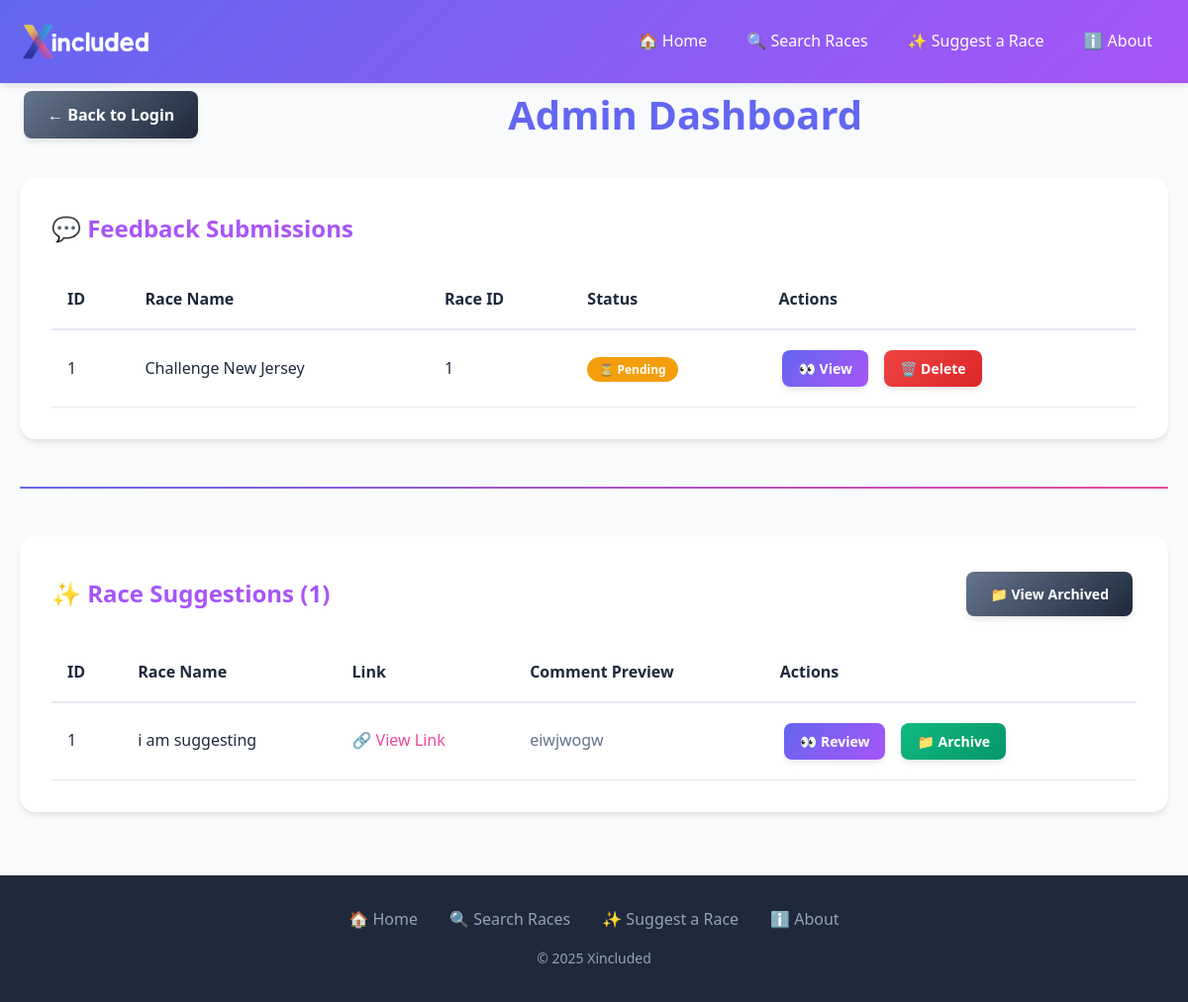
/admin/dashboard (signed in), run on the app's committed database.
### tables this page shows
CREATE TABLE feedback (
            id INTEGER PRIMARY KEY AUTOINCREMENT,
            race_id INTEGER NOT NULL,
            name_of_race TEXT NOT NULL,
            name_of_user TEXT,
            feedback_raw TEXT NOT NULL,
            feedback_public TEXT,
            approved BOOLEAN NOT NULL DEFAULT 0,
            FOREIGN KEY(race_id) REFERENCES races(id)
        );

CREATE TABLE suggestions (
            id INTEGER PRIMARY KEY AUTOINCREMENT,
            race_name TEXT NOT NULL,             
            race_link TEXT NOT NULL,                     
            comment TEXT NOT NULL,                        
            archived BOOLEAN DEFAULT 0
        );

### app.py (the view)
@app.route("/admin/dashboard", methods=["GET"])
@login_required
def admin_dashboard():
    conn = sqlite3.connect("races.db")
    conn.row_factory = sqlite3.Row
    db = conn.cursor()
    feedback = db.execute("SELECT * FROM feedback ORDER BY id DESC").fetchall()
    suggestions = db.execute("SELECT * FROM suggestions WHERE archived=0 ORDER BY id DESC").fetchall()
    suggestion_count = len(suggestions)
    conn.close()
    return render_template("dashboard.html",
                         feedback=feedback,
                         suggestions=suggestions,
                         suggestion_count=suggestion_count)

### app.py (called while the page is built)
@app.after_request
def after_request(response):
    response.headers["Cache-Control"] = "no-cache, no-store, must-revalidate"
    response.headers["Expired"] = 0
    response.headers["Pragma"] = "no-cache"
    return response

def login_required(f):
    @wraps(f)
    def decorated_function(*args, **kwargs):
        if "admin_id" not in session:
            return redirect("/admin")
        return f(*args, **kwargs)
    return decorated_function

### templates/dashboard.html (shortened to what this page needs)
{% extends "layout.html" %}
{% block main %}
<div style="display: flex; align-items: center; justify-content: space-between; margin-bottom: 2rem;">
    <a href="/admin" class="btn btn-secondary" style="display: flex; align-items: center; gap: 0.5rem;">
        ← Back to Login
    </a>
    <h1 style="font-size: 2.5rem; font-weight: 700; color: var(--primary-color); margin: 0;">Admin Dashboard</h1>
</div>
<section style="background: var(--white); padding: 2rem; border-radius: 1rem; box-shadow: var(--shadow); margin-bottom: 3rem;">
    <h2 style="color: var(--secondary-color); font-size: 1.5rem; font-weight: 600; margin-bottom: 1.5rem;">💬 Feedback Submissions</h2>
    <div style="overflow-x: auto;">
        <table style="width: 100%; border-collapse: collapse;">
            <thead>
                <tr style="border-bottom: 2px solid var(--border-color);">
                    <th style="padding: 1rem; text-align: left; font-weight: 600; color: var(--text-dark);">ID</th>
                    <th style="padding: 1rem; text-align: left; font-weight: 600; color: var(--text-dark);">Race Name</th>
                    <th style="padding: 1rem; text-align: left; font-weight: 600; color: var(--text-dark);">Race ID</th>
                    <th style="padding: 1rem; text-align: left; font-weight: 600; color: var(--text-dark);">Status</th>
                    <th style="padding: 1rem; text-align: left; font-weight: 600; color: var(--text-dark);">Actions</th>
                </tr>
            </thead>
            <tbody>
                {% for feedback in feedback %}
                <tr style="border-bottom: 1px solid var(--border-color);">
                    <td style="padding: 1rem;">{{ feedback.id }}</td>
                    <td style="padding: 1rem; font-weight: 500;">{{ feedback.name_of_race }}</td>
                    <td style="padding: 1rem;">{{ feedback.race_id }}</td>
                    <td style="padding: 1rem;">
                        {% if feedback.approved %}
                            <span style="background: var(--success-color); color: var(--white); padding: 0.25rem 0.75rem; border-radius: 1rem; font-size: 0.75rem; font-weight: 600;">✅ Approved</span>
                        {% else %}
                            <span style="background: var(--warning-color); color: var(--white); padding: 0.25rem 0.75rem; border-radius: 1rem; font-size: 0.75rem; font-weight: 600;">⏳ Pending</span>
                        {% endif %}
                    </td>
                    <td style="padding: 1rem;">
                        <div style="display: flex; gap: 0.5rem; flex-wrap: wrap;">
                            <a class="btn btn-primary" style="font-size: 0.875rem; padding: 0.5rem 1rem;" href="/admin/dashboard/feedback/{{ feedback.id }}">👀 View</a>
                            <form method="post" action="/admin/dashboard/delete_feedback/{{ feedback.id }}" style="display: inline;" onsubmit="return confirm('Are you sure you want to delete this feedback?')">
                                <button type="submit" class="btn btn-danger" style="font-size: 0.875rem; padding: 0.5rem 1rem;">🗑️ Delete</button>
                            </form>
                        </div>
                    </td>
                </tr>
                {% endfor %}
            </tbody>
        </table>
    </div>
</section>
<hr style="border: none; height: 2px; background: linear-gradient(135deg, var(--primary-color), var(--accent-color)); margin: 3rem 0; border-radius: 1px;">
<section style="background: var(--white); padding: 2rem; border-radius: 1rem; box-shadow: var(--shadow);">
    <div style="display: flex; align-items: center; justify-content: space-between; margin-bottom: 1.5rem; flex-wrap: wrap; gap: 1rem;">
        <h2 style="color: var(--secondary-color); font-size: 1.5rem; font-weight: 600; margin: 0;">✨ Race Suggestions ({{ suggestion_count }})</h2>
        <a href="/admin/dashboard/archived_suggestions" class="btn btn-secondary" style="font-size: 0.875rem;">📁 View Archived</a>
    </div>
    {% if suggestions %}
        <div style="overflow-x: auto;">
            <table style="width: 100%; border-collapse: collapse;">
                <thead>
                    <tr style="border-bottom: 2px solid var(--border-color);">
                        <th style="padding: 1rem; text-align: left; font-weight: 600; color: var(--text-dark);">ID</th>
                        <th style="padding: 1rem; text-align: left; font-weight: 600; color: var(--text-dark);">Race Name</th>
                        <th style="padding: 1rem; text-align: left; font-weight: 600; color: var(--text-dark);">Link</th>
                        <th style="padding: 1rem; text-align: left; font-weight: 600; color: var(--text-dark);">Comment Preview</th>
                        <th style="padding: 1rem; text-align: left; font-weight: 600; color: var(--text-dark);">Actions</th>
                    </tr>
                </thead>
                <tbody>
                    {% for suggestion in suggestions %}
                    <tr style="border-bottom: 1px solid var(--border-color);">
                        <td style="padding: 1rem;">{{ suggestion.id }}</td>
                        <td style="padding: 1rem; font-weight: 500;">{{ suggestion.race_name }}</td>
                        <td style="padding: 1rem;"><a href="{{ suggestion.race_link }}" target="_blank" style="color: var(--accent-color); text-decoration: none;">🔗 View Link</a></td>
                        <td style="padding: 1rem; color: var(--text-light);">{{ suggestion.comment[:100] }}{% if suggestion.comment|length > 100 %}...{% endif %}</td>
                        <td style="padding: 1rem;">
                            <div style="display: flex; gap: 0.5rem; flex-wrap: wrap;">
                                <a class="btn btn-primary" style="font-size: 0.875rem; padding: 0.5rem 1rem;" href="/admin/dashboard/review_suggest/{{ suggestion.id }}">👀 Review</a>
                                <form method="post" action="/admin/dashboard/archive_suggestion/{{ suggestion.id }}" style="display: inline;">
                                    <button type="submit" class="btn btn-success" style="font-size: 0.875rem; padding: 0.5rem 1rem;">📁 Archive</button>
                                </form>
                            </div>
                        </td>
                    </tr>
                    {% endfor %}
                </tbody>
            </table>
        </div>
    {% else %}
        <div style="text-align: center; padding: 2rem; color: var(--text-light);">
            <p style="font-size: 1.1rem;">📝 No pending suggestions at the moment.</p>
        </div>
    {% endif %}
</section>
{% endblock %}

### static/styles.css (style rules this page uses)
* { margin: 0; padding: 0; box-sizing: border-box; }
:root { --primary-color: #6366f1; --secondary-color: #a855f7; --accent-color: #ec4899; --background-light: #f8fafc; --background-dark: #1e293b; --text-dark: #1e293b; --text-light: #64748b; --white: #ffffff; --success-color: #10b981; --warning-color: #f59e0b; --danger-color: #ef4444; --border-color: #e2e8f0; --shadow: 0 4px 6px -1px rgba(0, 0, 0, 0.1); --shadow-lg: 0 10px 15px -3px rgba(0, 0, 0, 0.1); }
body { font-family: 'Segoe UI', Tahoma, Geneva, Verdana, sans-serif; line-height: 1.6; color: var(--text-dark); background-color: var(--background-light); margin: 0; padding: 0; }
.btn { display: inline-block; padding: 0.75rem 1.5rem; margin: 0.25rem; font-weight: 600; text-align: center; text-decoration: none; border: none; border-radius: 0.5rem; cursor: pointer; transition: all 0.3s ease; font-size: 1rem; line-height: 1.5; background: linear-gradient(135deg, var(--primary-color), var(--secondary-color)); color: var(--white); box-shadow: var(--shadow); font-family: inherit; }
.btn-primary { background: linear-gradient(135deg, var(--primary-color), var(--secondary-color)); color: var(--white); }
.btn-secondary { background: linear-gradient(135deg, var(--text-light), var(--text-dark)); color: var(--white); }
.btn-success { background: linear-gradient(135deg, var(--success-color), #059669); color: var(--white); }
.btn-danger { background: linear-gradient(135deg, var(--danger-color), #dc2626); color: var(--white); }

### data on the page
feedback: id "1", name_of_race "Challenge New Jersey", race_id "1", approved "⏳ Pending"
suggestions: id "1", race_name "i am suggesting", comment "eiwjwogw"

### other printed values
{{ suggestion_count }} "1"
